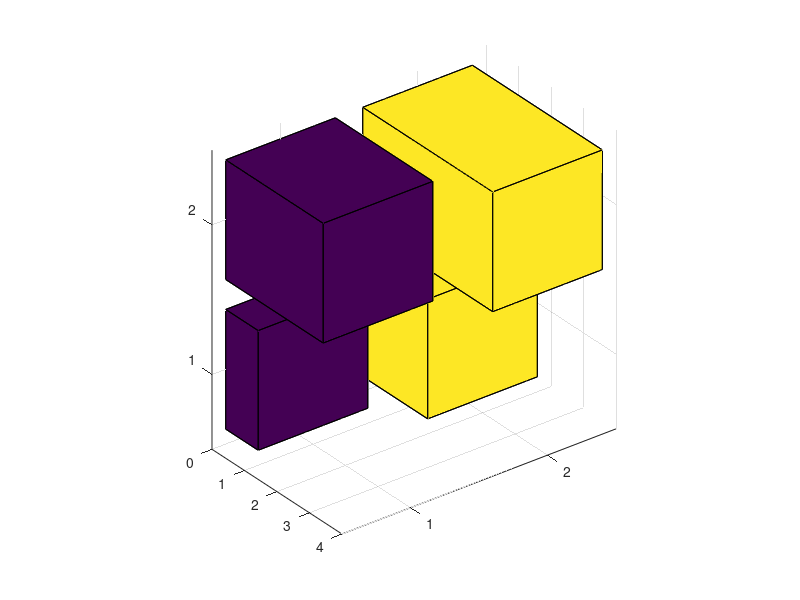

Write the MATLAB code that produced this figure. (Note: this script raises an error after producing the figure.)
%=============================================================================
% Copyright (c) 2026-present Allan CORNET (Nelson)
%=============================================================================
% This file is part of Nelson.
%=============================================================================
% LICENCE_BLOCK_BEGIN
% SPDX-License-Identifier: LGPL-3.0-or-later
% LICENCE_BLOCK_END
%=============================================================================
% <--ADV-CLI MODE-->
%=============================================================================
close all
%=============================================================================
f = figure('Visible', 'off');
h = bar3h([1 2; 3 4]);
assert_surface_vector(h, 2);
ax = ancestor(h(1), 'axes');
asserts.isequal(h(1).Parent, ax);
asserts.isequal(ax.View, [-37.5 30]);
asserts.isequal(ax.YDir, 'reverse');
asserts.isequal(ax.SortMethod, 'depth');
assert_plot_box_aspect(ax.PlotBoxAspectRatio, [1.8 1.8541019662496847 3], 1e-12);
asserts.isequal(ax.DataAspectRatioMode, 'auto');
asserts.isapprox(ax.XLim, [0.6 2.4], 1e-12);
asserts.isapprox(ax.YLim, [0 5], 1e-12);
asserts.isapprox(ax.ZLim, [0.6 2.4], 1e-12);
assert_nan_matrix_isapprox(h(1).XData, detached_x1(), 1e-12);
assert_nan_matrix_isapprox(h(1).YData, detached_z1(), 1e-12);
assert_nan_matrix_isapprox(h(1).ZData, detached_y1(), 1e-12);
asserts.isequal(h(1).FaceLighting, 'flat');
asserts.isequal(h(1).BackFaceLighting, 'reverselit');
close(f);
%=============================================================================
f = figure('Visible', 'off');
y = [1 4 7; 2 5 8; 3 6 9; 4 7 10];
h = bar3h(y);
assert_surface_vector(h, 3);
ax = ancestor(h(1), 'axes');
asserts.isapprox(ax.CLim, [1 3], 1e-12);
asserts.isequal(h(1).CData, ones(24, 4));
asserts.isequal(h(2).CData, 2 * ones(24, 4));
asserts.isequal(h(3).CData, 3 * ones(24, 4));
asserts.isequal(h(1).FaceColor, 'flat');
asserts.isequal(h(2).FaceColor, 'flat');
asserts.isequal(h(3).FaceColor, 'flat');
close(f);
%=============================================================================
f = figure('Visible', 'off');
z = [50 40 30 20 10];
h = bar3h(z);
assert_surface_vector(h, 1);
ax = ancestor(h(1), 'axes');
asserts.isapprox(ax.XLim, [0.6 1.4], 1e-12);
asserts.isequal(ax.YDir, 'reverse');
asserts.isequal(ax.SortMethod, 'depth');
assert_plot_box_aspect(ax.PlotBoxAspectRatio, [0.8 3.7082039324993694 6], 1e-12);
asserts.isequal(ax.DataAspectRatioMode, 'auto');
asserts.isequal(ax.CameraPositionMode, 'auto');
asserts.isapprox(ax.CLim, [1 2], 1e-12);
asserts.isequal(ax.CLimMode, 'manual');
asserts.isapprox(ax.YLim, [0 50], 1e-12);
asserts.isapprox(ax.ZLim, [0.5 5.5], 1e-12);
asserts.istrue(isempty(ax.XTick));
asserts.isapprox(ax.YTick, 0:10:50, 1e-12);
asserts.isapprox(ax.ZTick, 1:5, 1e-12);
asserts.isequal(size(h.XData), [30 4]);
asserts.isapprox(h.EdgeColor, repmat(33 / 255, 1, 3), 1e-12);
asserts.isequal(h.YData(2:6:26, 2).', z);
close(f);
%=============================================================================
f = figure('Visible', 'off');
z = [1950 1960 1970 1980 1990];
y = [16 8 4 2 1];
h = bar3h(z, y);
assert_surface_vector(h, 1);
ax = ancestor(h(1), 'axes');
asserts.isapprox(ax.XLim, [0.6 1.4], 1e-12);
asserts.isapprox(ax.YLim, [0 20], 1e-12);
asserts.isapprox(ax.ZLim, [1945 1995], 1e-12);
asserts.isapprox(ax.YTick, 0:5:20, 1e-12);
asserts.isapprox(ax.ZTick, z, 1e-12);
assert_plot_box_aspect(ax.PlotBoxAspectRatio, [0.8 3.7082039324993694 6], 1e-12);
asserts.isequal(size(h.XData), [30 4]);
asserts.isequal(h.YData(2:6:26, 2).', y);
asserts.isapprox(h.ZData(2:6:26, 2).', z - 4, 1e-12);
asserts.isapprox(h.ZData(3:6:27, 2).', z + 4, 1e-12);
asserts.isequal(h.CData, ones(30, 4));
close(f);
%=============================================================================
f = figure('Visible', 'off');
z = [1 2 3 4];
y = [1 5 9; 2 6 10; 3 7 11; 4 8 12];
h = bar3h(z, y);
assert_surface_vector(h, 3);
ax = ancestor(h(1), 'axes');
asserts.isapprox(ax.XLim, [0.6 3.4], 1e-12);
asserts.isapprox(ax.YLim, [0 15], 1e-12);
asserts.isapprox(ax.ZLim, [0.5 4.5], 1e-12);
asserts.isapprox(ax.XTick, 1:3, 1e-12);
asserts.isapprox(ax.YTick, 0:5:15, 1e-12);
asserts.isapprox(ax.ZTick, z, 1e-12);
asserts.isequal(h(1).CData, ones(24, 4));
asserts.isequal(h(2).CData, 2 * ones(24, 4));
asserts.isequal(h(3).CData, 3 * ones(24, 4));
asserts.isapprox(h(1).YData(2:6:20, 2).', y(:, 1).', 1e-12);
asserts.isapprox(h(2).YData(2:6:20, 2).', y(:, 2).', 1e-12);
asserts.isapprox(h(3).YData(2:6:20, 2).', y(:, 3).', 1e-12);
asserts.isapprox(h(1).ZData(2:6:20, 2).', z - 0.4, 1e-12);
asserts.isapprox(h(1).ZData(3:6:21, 2).', z + 0.4, 1e-12);
close(f);
%=============================================================================
f = figure('Visible', 'off');
z = 0:pi / 16:pi;
y = [sin(z') / 4, sin(z') / 2, sin(z')];
h = bar3h(z, y, 1, "r");
assert_surface_vector(h, 3);
ax = ancestor(h(1), 'axes');
asserts.isapprox(ax.XLim, [0.5 3.5], 1e-12);
asserts.isapprox(ax.YLim, [0 1], 1e-12);
asserts.isapprox(ax.ZLim, [-0.5 3.5], 1e-12);
asserts.isapprox(ax.XTick, 1:3, 1e-12);
asserts.isapprox(ax.YTick, 0:0.2:1, 1e-12);
asserts.isapprox(ax.ZTick, -0.5:0.5:3.5, 1e-12);
asserts.isequal(h(1).FaceColor, [1 0 0]);
asserts.isequal(h(2).FaceColor, [1 0 0]);
asserts.isequal(h(3).FaceColor, [1 0 0]);
asserts.isapprox(h(1).EdgeColor, repmat(33 / 255, 1, 3), 1e-12);
asserts.isapprox(h(1).ZData(2:6:98, 2).', z - pi / 32, 1e-12);
asserts.isapprox(h(1).ZData(3:6:99, 2).', z + pi / 32, 1e-12);
asserts.isapprox(h(1).YData(2:6:98, 2).', sin(z) / 4, 1e-12);
asserts.isapprox(h(2).YData(2:6:98, 2).', sin(z) / 2, 1e-12);
asserts.isapprox(h(3).YData(2:6:98, 2).', sin(z), 1e-12);
close(f);
%=============================================================================
f = figure('Visible', 'off');
h = bar3h([1 -2; -3 4], 'stacked');
assert_surface_vector(h, 2);
ax = ancestor(h(1), 'axes');
asserts.isapprox(ax.XLim, [0.6 1.4], 1e-12);
asserts.isapprox(ax.YLim, [-3 1], 1e-12);
asserts.isapprox(ax.ZLim, [0.6 2.4], 1e-12);
assert_nan_matrix_isapprox(h(2).YData, stacked_y2(), 1e-12);
assert_nan_matrix_isapprox(h(2).ZData, detached_y1(), 1e-12);
close(f);
%=============================================================================
f = figure('Visible', 'off');
ax = axes();
h = bar3h(ax, [1 0; -2 3], 'EdgeColor', [0.1 0.2 0.3]);
assert_surface_vector(h, 2);
asserts.isequal(h(1).Parent, ax);
asserts.isequal(h(1).EdgeColor, [0.1 0.2 0.3]);
close(f);
%=============================================================================
caught = false;
try
  bar3h({1, 2});
catch
  caught = true;
end
asserts.istrue(caught);
caught = false;
try
  bar3h([1 2], 'Unknown', 1);
catch
  caught = true;
end
asserts.istrue(caught);
%=============================================================================
close all
%=============================================================================
function assert_surface_vector(h, expectedCount)
  asserts.isequal(size(h), [1 expectedCount]);
  asserts.istrue(all(isgraphics(h, 'surface')));
  for k = 1:expectedCount
    asserts.isequal(h(k).Type, 'surface');
  end
end
%=============================================================================
function assert_plot_box_aspect(actual, expected, tol)
  actual = actual / actual(1);
  expected = expected / expected(1);
  asserts.isapprox(actual, expected, tol);
end
%=============================================================================
function assert_nan_matrix_isapprox(actual, expected, tol)
  asserts.isequal(size(actual), size(expected));
  asserts.istrue(all(isnan(actual(:)) == isnan(expected(:))));
  mask = ~isnan(expected);
  if any(mask(:))
    asserts.isapprox(actual(mask), expected(mask), tol);
  end
end
%=============================================================================
function x = detached_x1()
  x = [NaN 0.6 1.4 NaN; 0.6 0.6 1.4 1.4; 0.6 0.6 1.4 1.4; ...
    NaN 0.6 1.4 NaN; NaN 0.6 1.4 NaN; NaN NaN NaN NaN; ...
    NaN 0.6 1.4 NaN; 0.6 0.6 1.4 1.4; 0.6 0.6 1.4 1.4; ...
    NaN 0.6 1.4 NaN; NaN 0.6 1.4 NaN; NaN NaN NaN NaN];
end
%=============================================================================
function y = detached_y1()
  y = [NaN 0.6 0.6 NaN; 0.6 0.6 0.6 0.6; 1.4 1.4 1.4 1.4; ...
    NaN 1.4 1.4 NaN; NaN 0.6 0.6 NaN; NaN NaN NaN NaN; ...
    NaN 1.6 1.6 NaN; 1.6 1.6 1.6 1.6; 2.4 2.4 2.4 2.4; ...
    NaN 2.4 2.4 NaN; NaN 1.6 1.6 NaN; NaN NaN NaN NaN];
end
%=============================================================================
function z = detached_z1()
  z = [NaN 0 0 NaN; 0 1 1 0; 0 1 1 0; NaN 0 0 NaN; ...
    NaN 0 0 NaN; NaN NaN NaN NaN; NaN 0 0 NaN; 0 3 3 0; ...
    0 3 3 0; NaN 0 0 NaN; NaN 0 0 NaN; NaN NaN NaN NaN];
end
%=============================================================================
function y = stacked_y2()
  y = [NaN 1 1 NaN; 1 -1 -1 1; 1 -1 -1 1; NaN 1 1 NaN; ...
    NaN 1 1 NaN; NaN NaN NaN NaN; NaN -3 -3 NaN; -3 1 1 -3; ...
    -3 1 1 -3; NaN -3 -3 NaN; NaN -3 -3 NaN; NaN NaN NaN NaN];
end
%=============================================================================
